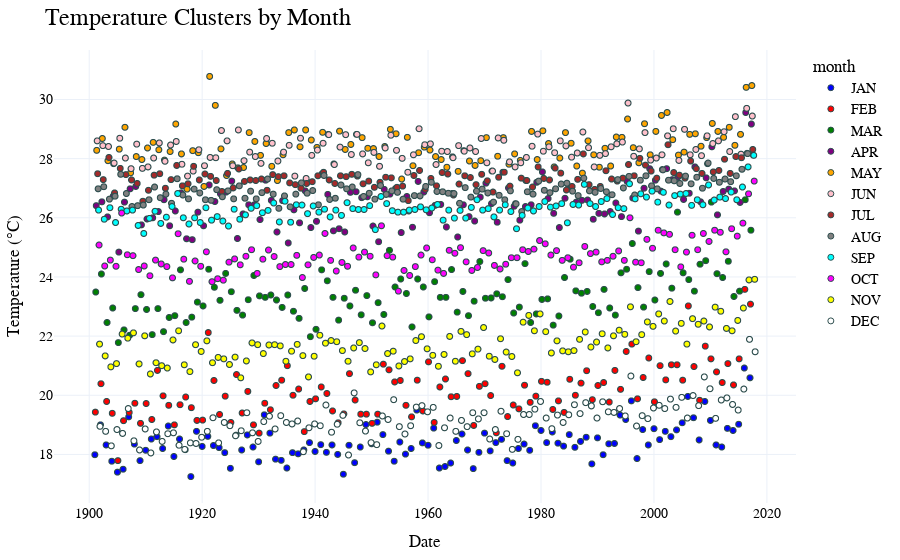

The notebook cell this image was saved under:
### Code cell
# Define a color map for each month
color_map = {
    'JAN': 'blue', 'FEB': 'red', 'MAR': 'green', 'APR': 'purple', 'MAY': 'orange', 
    'JUN': 'pink', 'JUL': 'brown', 'AUG': 'gray', 'SEP': 'cyan', 'OCT': 'magenta', 
    'NOV': 'yellow', 'DEC': 'white'
}

# Create a scatter plot for temperature clusters by month
fig_clusters = px.scatter(
    weather_data_long, 
    x='Date', 
    y='value', 
    color='month', 
    title='Temperature Clusters by Month', 
    color_discrete_map=color_map
)

# Update the layout for a modern and stylish look
fig_clusters.update_layout(
    xaxis_title='Date',
    yaxis_title='Temperature (°C)',
    template='plotly_white',
    title=dict(
        text='Temperature Clusters by Month',
        font=dict(size=24, color='black')
    ),
    font=dict(
        family='Arial, sans-serif',
        size=14,
        color='black'
    ),
    plot_bgcolor='rgba(0,0,0,0)',
    paper_bgcolor='rgba(0,0,0,0)',
    margin=dict(l=50, r=50, t=50, b=50)
)

# Customize the markers
fig_clusters.update_traces(marker=dict(size=6, line=dict(width=1, color='DarkSlateGrey')))

# Show the figure
fig_clusters.show()
